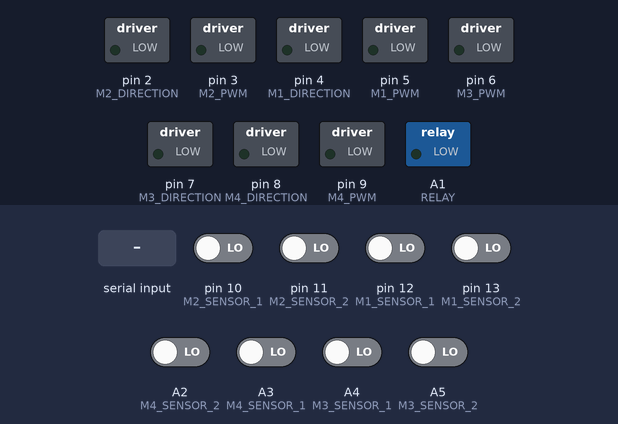
Simulated run of this sketch. Board: Arduino Uno, built with avr-gcc and run on an emulated ATmega328P. Shown: switched loads named in the sketch (green lamp = pin HIGH). The inputs (shaded band) are chosen by the test bench; at power-on: A2 (M4_SENSOR_2), A3 (M4_SENSOR_1), A4 (M3_SENSOR_1), A5 (M3_SENSOR_2), pin 10 (M2_SENSOR_1), pin 11 (M2_SENSOR_2), pin 12 (M1_SENSOR_1), pin 13 (M1_SENSOR_2) LOW. What the sketch prints to the serial monitor is not drawn.

Above: at 1.0 s.
1.1 s: byte 255 (255) received over Serial
At 1.6 s:
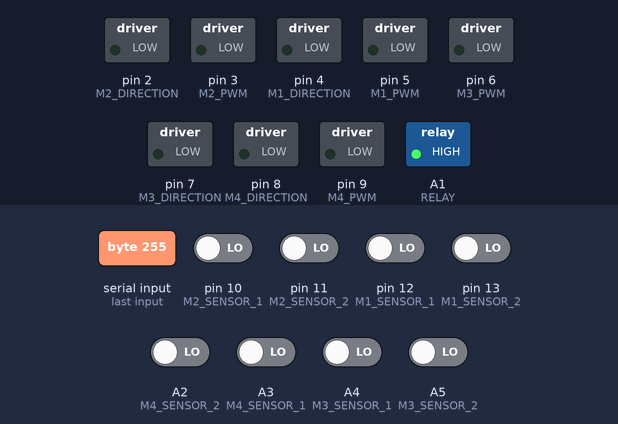
2.7 s: pin 10 (M2_SENSOR_1) driven HIGH
At 3.9 s:
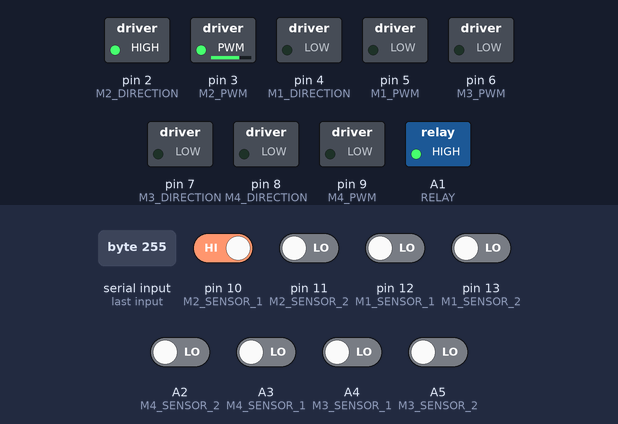
4.2 s: pin 12 (M1_SENSOR_1) driven HIGH
At 5.1 s:
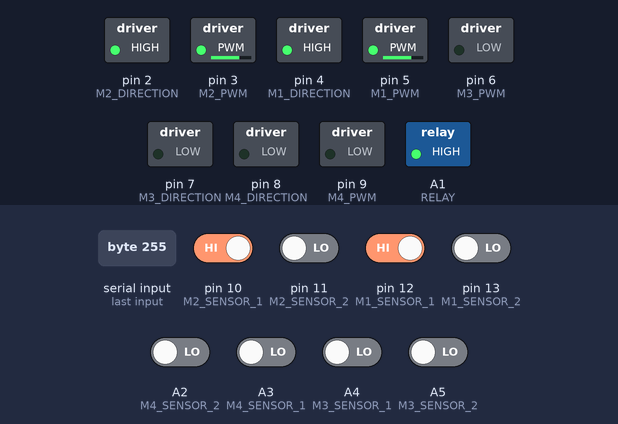
5.7 s: A2 (M4_SENSOR_2) driven HIGH
At 6.2 s:
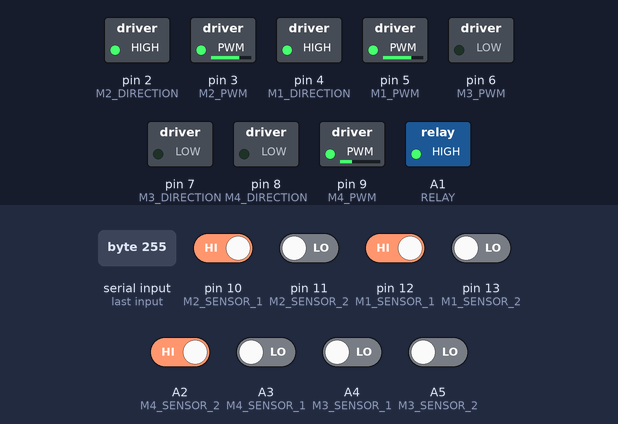
7.2 s: A4 (M3_SENSOR_1) driven HIGH
At 8.4 s:
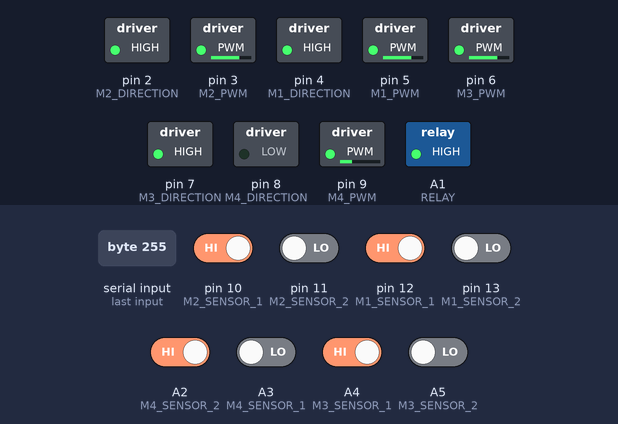
8.7 s: byte 254 (254) received over Serial
At 9.7 s:
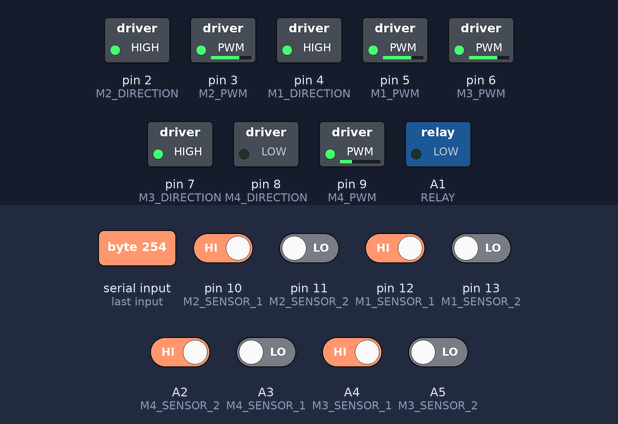
Timing chart, 0 to 11.2 s (numbered marks = the images above; inputs shaded):
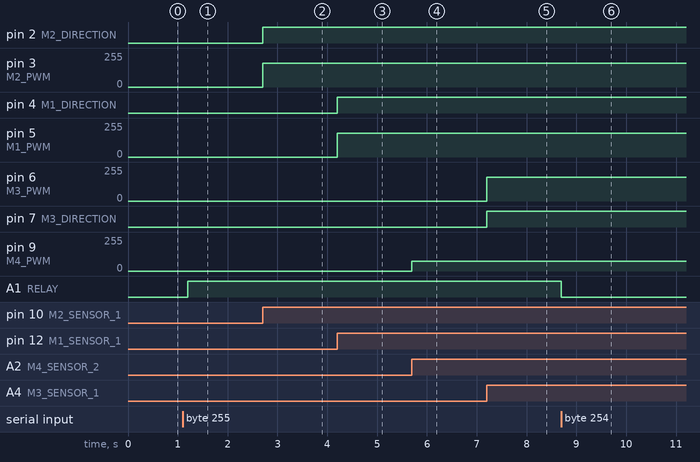

Measured:
- after the input at 1.1 s, A1 (RELAY): LOW → HIGH after 0.10 s
- after the input at 2.7 s, pin 2 (M2_DIRECTION): LOW → HIGH at once; pin 3 (M2_PWM): 0/255 → 180/255 at once
- after the input at 4.2 s, pin 4 (M1_DIRECTION): LOW → HIGH at once; pin 5 (M1_PWM): 0/255 → 180/255 at once
- after the input at 5.7 s, pin 9 (M4_PWM): 0/255 → 75/255 at once
- after the input at 7.2 s, pin 6 (M3_PWM): 0/255 → 180/255 at once; pin 7 (M3_DIRECTION): LOW → HIGH at once
- after the input at 8.7 s, A1 (RELAY): HIGH → LOW at once

The sketch:

CNC_v2.ino
```cpp
//CNC router
//
//Code to run on the command computer see:
//commands-plotter.c
//
//Source & info: www.HomoFaciens.de


//#include <avr/io.h>
//#include <util/delay.h>
#include <Servo.h>

//Change values below to adapt your motor

#define STEP_MARGIN 1L       //10 - 1000 (2)
#define MIN_DUTYCYCLE 75     //0 - 255 (125)
#define MAX_DUTYCYCLE 255    //0 - 255 (255)

#define M1_SENSOR_1 12       //Sensor input 1
#define M1_SENSOR_2 13       //Sensor input 2
#define M1_DIRECTION 4       //Direction output motor
#define M1_PWM 5             //PWM output motor

#define M2_SENSOR_1 10       //Sensor input 1
#define M2_SENSOR_2 11       //Sensor input 2
#define M2_DIRECTION 2       //Direction output motor
#define M2_PWM 3             //PWM output motor

#define M3_SENSOR_1 A4       //Sensor input 1
#define M3_SENSOR_2 A5       //Sensor input 2
#define M3_DIRECTION 7       //Direction output motor
#define M3_PWM 6             //PWM output motor

#define M4_SENSOR_1 A3       //Sensor input 1
#define M4_SENSOR_2 A2       //Sensor input 2
#define M4_DIRECTION 8       //Direction output motor
#define M4_PWM 9             //PWM output motor


#define RELAY A1          //Relay used to turn on milling machine


int M1Sensor02 = 0;
int M1Sensor01 = 0;
int M1DutyCycle = 100; // 10 - 255
unsigned long M1SetPoint = 0;
unsigned long M1IsPoint = 0;
byte M1Step = 0;
byte M1StepDone = 0;

int M2Sensor02 = 0;
int M2Sensor01 = 0;
int M2DutyCycle = 100; // 10 - 255
unsigned long M2SetPoint = 0;
unsigned long M2IsPoint = 0;
byte M2Step = 0;
byte M2StepDone = 0;

int M3Sensor02 = 0;
int M3Sensor01 = 0;
int M3DutyCycle = 100; // 10 - 255
unsigned long M3SetPoint = 0;
unsigned long M3IsPoint = 0;
byte M3Step = 0;
byte M3StepDone = 0;

int M4Sensor02 = 0;
int M4Sensor01 = 0;
int M4DutyCycle = 100; // 10 - 255
unsigned long M4SetPoint = 0;
unsigned long M4IsPoint = 0;
byte M4Step = 0;
byte M4StepDone = 0;

byte readByte = 0;


unsigned long stepTime = 1;

unsigned long millisStart = 0;


void establishContact() {
  while (Serial.available() <= 0) {
    Serial.print('X');   // send a capital X
    delay(300);
  }
}

void setup(){

  pinMode(RELAY, OUTPUT);
  digitalWrite(RELAY, 0);

  pinMode(M1_DIRECTION, OUTPUT);
  pinMode(M1_PWM, OUTPUT);
  analogWrite(M1_PWM, 0);
  digitalWrite(M1_DIRECTION, 0);

  pinMode(M1_SENSOR_1, INPUT);
  pinMode(M1_SENSOR_2, INPUT);


  pinMode(M2_DIRECTION, OUTPUT);
  pinMode(M2_PWM, OUTPUT);
  analogWrite(M2_PWM, 0);
  digitalWrite(M2_DIRECTION, 0);

  pinMode(M2_SENSOR_1, INPUT);
  pinMode(M2_SENSOR_2, INPUT);

  pinMode(M3_DIRECTION, OUTPUT);
  pinMode(M3_PWM, OUTPUT);
  analogWrite(M3_PWM, 0);
  digitalWrite(M3_DIRECTION, 0);

  pinMode(M3_SENSOR_1, INPUT);
  pinMode(M3_SENSOR_2, INPUT);

  pinMode(M4_DIRECTION, OUTPUT);
  pinMode(M4_PWM, OUTPUT);
  analogWrite(M4_PWM, 0);
  digitalWrite(M4_DIRECTION, 0);

  pinMode(M4_SENSOR_1, INPUT);
  pinMode(M4_SENSOR_2, INPUT);

  stepTime = 1;
  readByte = 0;

  M1Step = 0;
  M2Step = 0;
  M3Step = 0;
  M4Step = 0;

  M1StepDone = 1;
  M2StepDone = 1;
  M3StepDone = 1;
  M4StepDone = 1;

  M1SetPoint = 300000;
  M1IsPoint  = 300000;

  M2SetPoint = 300000;
  M2IsPoint  = 300000;

  M3SetPoint = 300000;
  M3IsPoint =  300000;

  M4SetPoint = 300000;
  M4IsPoint =  300000;
  // start serial port at 115200 bps:
  Serial.begin(115200);
  establishContact();  // send a byte to establish contact until receiver responds
}


void loop(){

  millisStart = millis();
  while(millis() - millisStart < stepTime){
    do{
      M1Sensor01 = digitalRead(M1_SENSOR_1);
      M1Sensor02 = digitalRead(M1_SENSOR_2);

      if(M1Sensor02 == 0 && M1Sensor01 == 0){
        if(M1Step == 1){
          M1IsPoint--;
        }
        if(M1Step == 3){
          M1IsPoint++;
        }
        M1Step = 0;
      }

      if(M1Sensor02 == 1 && M1Sensor01 == 0){
        if(M1Step == 0){
          M1IsPoint++;
        }
        if(M1Step == 2){
          M1IsPoint--;
        }
        M1Step = 1;
      }

      if(M1Sensor02 == 1 && M1Sensor01 == 1){
        if(M1Step == 3){
          M1IsPoint--;
        }
        if(M1Step == 1){
          M1IsPoint++;
        }
        M1Step = 2;
      }

      if(M1Sensor02 == 0 && M1Sensor01 == 1){
        if(M1Step == 2){
          M1IsPoint++;
        }
        if(M1Step == 0){
          M1IsPoint--;
        }
        M1Step = 3;
      }

      if(abs(M1SetPoint - M1IsPoint) < STEP_MARGIN){
        analogWrite(M1_PWM, 0);
        digitalWrite(M1_DIRECTION, 0);
        M1StepDone = 1;
        M1DutyCycle = MIN_DUTYCYCLE;
      }
      else{
        if(M1IsPoint < M1SetPoint){
          digitalWrite(M1_DIRECTION, 1);
          analogWrite(M1_PWM, 255 - M1DutyCycle);
        }
        if(M1IsPoint > M1SetPoint){
          digitalWrite(M1_DIRECTION, 0);
          analogWrite(M1_PWM, M1DutyCycle);
        }
      }

      M2Sensor01 = digitalRead(M2_SENSOR_1);
      M2Sensor02 = digitalRead(M2_SENSOR_2);

      if(M2Sensor02 == 0 && M2Sensor01 == 0){
        if(M2Step == 1){
          M2IsPoint--;
        }
        if(M2Step == 3){
          M2IsPoint++;
        }
        M2Step = 0;
      }

      if(M2Sensor02 == 1 && M2Sensor01 == 0){
        if(M2Step == 0){
          M2IsPoint++;
        }
        if(M2Step == 2){
          M2IsPoint--;
        }
        M2Step = 1;
      }

      if(M2Sensor02 == 1 && M2Sensor01 == 1){
        if(M2Step == 3){
          M2IsPoint--;
        }
        if(M2Step == 1){
          M2IsPoint++;
        }
        M2Step = 2;
      }

      if(M2Sensor02 == 0 && M2Sensor01 == 1){
        if(M2Step == 2){
          M2IsPoint++;
        }
        if(M2Step == 0){
          M2IsPoint--;
        }
        M2Step = 3;
      }

      if(abs(M2SetPoint - M2IsPoint) < STEP_MARGIN){
        analogWrite(M2_PWM, 0);
        digitalWrite(M2_DIRECTION, 0);
        M2StepDone = 1;
        M2DutyCycle = MIN_DUTYCYCLE;
      }
      else{
        if(M2IsPoint < M2SetPoint){
          digitalWrite(M2_DIRECTION, 1);
          analogWrite(M2_PWM, 255 - M2DutyCycle);
        }
        if(M2IsPoint > M2SetPoint){
          digitalWrite(M2_DIRECTION, 0);
          analogWrite(M2_PWM, M2DutyCycle);
        }
      }

      M3Sensor01 = digitalRead(M3_SENSOR_1);
      M3Sensor02 = digitalRead(M3_SENSOR_2);

      if(M3Sensor02 == 0 && M3Sensor01 == 0){
        if(M3Step == 1){
          M3IsPoint--;
        }
        if(M3Step == 3){
          M3IsPoint++;
        }
        M3Step = 0;
      }

      if(M3Sensor02 == 1 && M3Sensor01 == 0){
        if(M3Step == 0){
          M3IsPoint++;
        }
        if(M3Step == 2){
          M3IsPoint--;
        }
        M3Step = 1;
      }

      if(M3Sensor02 == 1 && M3Sensor01 == 1){
        if(M3Step == 3){
          M3IsPoint--;
        }
        if(M3Step == 1){
          M3IsPoint++;
        }
        M3Step = 2;
      }

      if(M3Sensor02 == 0 && M3Sensor01 == 1){
        if(M3Step == 2){
          M3IsPoint++;
        }
        if(M3Step == 0){
          M3IsPoint--;
        }
        M3Step = 3;
      }

      if(abs(M3SetPoint - M3IsPoint) < STEP_MARGIN){
        analogWrite(M3_PWM, 0);
        digitalWrite(M3_DIRECTION, 0);
        M3StepDone = 1;
        M3DutyCycle = MIN_DUTYCYCLE;
      }
      else{
        if(M3IsPoint < M3SetPoint){
          digitalWrite(M3_DIRECTION, 1);
          analogWrite(M3_PWM, 255 - M3DutyCycle);
        }
        if(M3IsPoint > M3SetPoint){
          digitalWrite(M3_DIRECTION, 0);
          analogWrite(M3_PWM, M3DutyCycle);
        }
      }

      M4Sensor01 = digitalRead(M4_SENSOR_1);
      M4Sensor02 = digitalRead(M4_SENSOR_2);

      if(M4Sensor02 == 0 && M4Sensor01 == 0){
        if(M4Step == 1){
          M4IsPoint--;
        }
        if(M4Step == 3){
          M4IsPoint++;
        }
        M4Step = 0;
      }

      if(M4Sensor02 == 1 && M4Sensor01 == 0){
        if(M4Step == 0){
          M4IsPoint++;
        }
        if(M4Step == 2){
          M4IsPoint--;
        }
        M4Step = 1;
      }

      if(M4Sensor02 == 1 && M4Sensor01 == 1){
        if(M4Step == 3){
          M4IsPoint--;
        }
        if(M4Step == 1){
          M4IsPoint++;
        }
        M4Step = 2;
      }

      if(M4Sensor02 == 0 && M4Sensor01 == 1){
        if(M4Step == 2){
          M4IsPoint++;
        }
        if(M4Step == 0){
          M4IsPoint--;
        }
        M4Step = 3;
      }

      if(abs(M4SetPoint - M4IsPoint) < STEP_MARGIN){
        analogWrite(M4_PWM, 0);
        digitalWrite(M4_DIRECTION, 0);
        M4StepDone = 1;
        M4DutyCycle = MIN_DUTYCYCLE;
      }
      else{
        if(M4IsPoint < M4SetPoint){
          digitalWrite(M4_DIRECTION, 1);
          analogWrite(M4_PWM, 255 - M4DutyCycle);
        }
        if(M4IsPoint > M4SetPoint){
          digitalWrite(M4_DIRECTION, 0);
          analogWrite(M4_PWM, M4DutyCycle);
        }
      }

    }while(M1StepDone == 0 || M2StepDone == 0 || M3StepDone == 0 || M4StepDone == 0);
    if(readByte == 0){
      millisStart = 0L;
    }
  }//while(millis() - millisStart < stepTime){

  readByte = 0;
  if (Serial.available() > 0){//if we get a valid byte, read from serial:
    //get incoming byte:
    readByte = Serial.read();
    Serial.print('r');   // send a 'r' to initiate next data from computer
  }//if (Serial.available() > 0){


  if(readByte > 0){
    if(readByte == 255){
      digitalWrite(RELAY, 1);
      readByte = 0;
    }
    if(readByte == 254){
      digitalWrite(RELAY, 0);
      readByte = 0;
    }

    if(readByte == 128){
      if(stepTime < 1000){
        stepTime+=10;
      }
    }
    if(readByte == 64){
      if(stepTime > 10){
        stepTime-=10;
      }
    }
    if(readByte == 32){
      M1SetPoint++;
      M1DutyCycle = MAX_DUTYCYCLE;
      M1StepDone = 0;
    }
    if(readByte == 16){
      M1SetPoint--;
      M1DutyCycle = MAX_DUTYCYCLE;
      M1StepDone = 0;
    }
    if(readByte == 8){
      M2SetPoint++;
      M2DutyCycle = MAX_DUTYCYCLE;
      M2StepDone = 0;
    }
    if(readByte == 4){
      M2SetPoint--;
      M2DutyCycle = MAX_DUTYCYCLE;
      M2StepDone = 0;
    }
    if(readByte == 2){
      M3SetPoint++;
      M4SetPoint++;
      M3DutyCycle = MAX_DUTYCYCLE;
      M4DutyCycle = MAX_DUTYCYCLE;
      M3StepDone = 0;
      M4StepDone = 0;
    }
    if(readByte == 1){
      M3SetPoint--;
      M4SetPoint--;
      M3DutyCycle = MAX_DUTYCYCLE;
      M4DutyCycle = MAX_DUTYCYCLE;
      M3StepDone = 0;
      M4StepDone = 0;
    }

  }//if(readByte > 0){

}
```
